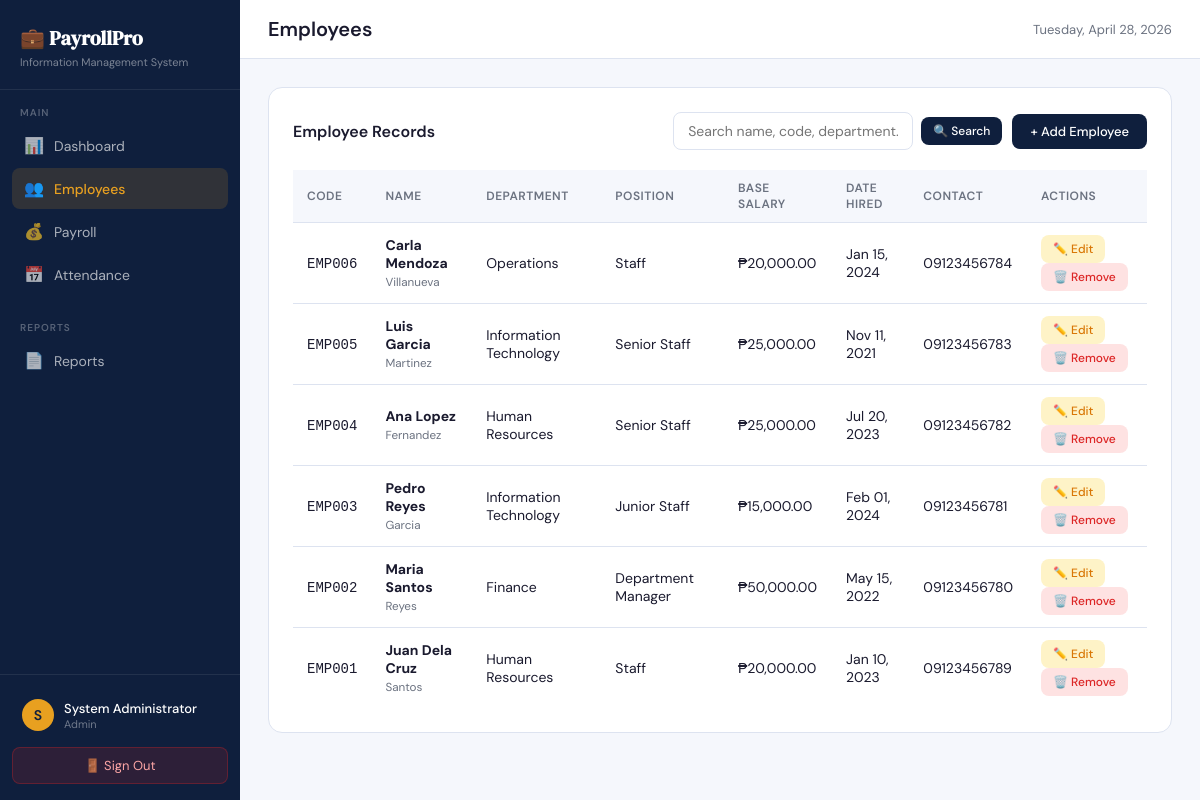
The page /pages/employees.php (signed in) on the database its author committed.
### tables this page shows
CREATE TABLE employees (
    employee_id        INT AUTO_INCREMENT PRIMARY KEY,
    employee_code      VARCHAR(20) UNIQUE,
    first_name         VARCHAR(50) NOT NULL,
    last_name          VARCHAR(50) NOT NULL,
    middle_name        VARCHAR(50),
    suffix             VARCHAR(10),
    gender             ENUM('Male','Female','Other','Prefer not to say'),
    birth_date         DATE,
    contact_number     VARCHAR(20),
    alternate_contact  VARCHAR(20),
    email              VARCHAR(100) UNIQUE,
    address            TEXT,
    bank_account_number VARCHAR(50),
    tin_number         VARCHAR(50),
    sss_number         VARCHAR(20),
    philhealth_number  VARCHAR(20),
    pagibig_number     VARCHAR(20),
    date_hired         DATE NOT NULL,
    date_regularized   DATE,
    date_resigned      DATE,
    status             ENUM('Active','Resigned','Terminated','On Leave') DEFAULT 'Active',
    department_id      INT,
    position_id        INT,
    supervisor_id      INT,
    created_at         TIMESTAMP DEFAULT CURRENT_TIMESTAMP,
    updated_at         TIMESTAMP DEFAULT CURRENT_TIMESTAMP ON UPDATE CURRENT_TIMESTAMP,
    FOREIGN KEY (department_id) REFERENCES departments(department_id),
    FOREIGN KEY (position_id)   REFERENCES positions(position_id),
    FOREIGN KEY (supervisor_id) REFERENCES employees(employee_id),
    INDEX idx_status      (status),
    INDEX idx_department  (department_id),
    INDEX idx_position    (position_id),
    INDEX idx_date_hired  (date_hired)
);

CREATE TABLE departments (
    department_id   INT AUTO_INCREMENT PRIMARY KEY,
    department_name VARCHAR(100) UNIQUE NOT NULL,
    description     TEXT,
    created_at      TIMESTAMP DEFAULT CURRENT_TIMESTAMP
);

CREATE TABLE positions (
    position_id              INT AUTO_INCREMENT PRIMARY KEY,
    position_name            VARCHAR(100) UNIQUE NOT NULL,
    position_level           VARCHAR(50),
    base_salary              DECIMAL(10,2) NOT NULL CHECK (base_salary >= 0),
    overtime_rate_multiplier DECIMAL(3,2) DEFAULT 1.5,
    created_at               TIMESTAMP DEFAULT CURRENT_TIMESTAMP
);

### pages/employees.php (the view, shortened to what this page needs)
<?php
$conn = getConnection();
$search = trim($_GET['search'] ?? '');
$searchSQL = '';
$employees = $conn->query("SELECT e.*, d.department_name, p.position_name, p.base_salary
    FROM employees e
    LEFT JOIN departments d ON e.department_id=d.department_id
    LEFT JOIN positions p ON e.position_id=p.position_id
    WHERE e.status='Active' $searchSQL
    ORDER BY e.employee_id DESC");
include '../includes/header.php';
?>
<div class="card">
    <div class="card-header">
        <span class="card-title">Employee Records</span>
        <div class="search-box">
            <form method="GET" style="display:flex;gap:8px;align-items:center">
                <input type="text" name="search" class="search-input"
                       placeholder="Search name, code, department…"
                       value="<?= htmlspecialchars($search) ?>">
                <button type="submit" class="btn btn-primary btn-sm">🔍 Search</button>
            </form>
            <button class="btn btn-primary" onclick="openModal()">+ Add Employee</button>
        </div>
    </div>
    <div class="table-wrap">
        <table>
            <thead>
                <tr>
                    <th>Code</th>
                    <th>Name</th>
                    <th>Department</th>
                    <th>Position</th>
                    <th>Base Salary</th>
                    <th>Date Hired</th>
                    <th>Contact</th>
                    <th>Actions</th>
                </tr>
            </thead>
            <tbody>
            <?php if ($employees->num_rows > 0): ?>
                <?php while($e = $employees->fetch_assoc()): ?>
                <tr>
                    <td><code><?= htmlspecialchars($e['employee_code']) ?></code></td>
                    <td>
                        <strong><?= htmlspecialchars($e['first_name'] . ' ' . $e['last_name']) ?></strong>
                        <?php if ($e['middle_name']): ?>
                        <br><small style="color:var(--muted)"><?= htmlspecialchars($e['middle_name']) ?></small>
                        <?php endif; ?>
                    </td>
                    <td><?= htmlspecialchars($e['department_name'] ?? '—') ?></td>
                    <td><?= htmlspecialchars($e['position_name'] ?? '—') ?></td>
                    <td>₱<?= number_format($e['base_salary'] ?? 0, 2) ?></td>
                    <td><?= $e['date_hired'] ? date('M d, Y', strtotime($e['date_hired'])) : '—' ?></td>
                    <td><?= htmlspecialchars($e['contact_number'] ?? '—') ?></td>
                    <td>
                        <button class="btn btn-warning btn-sm"
                            onclick="editEmployee(<?= htmlspecialchars(json_encode($e)) ?>)">
                            ✏️ Edit
                        </button>
                        <a href="?delete=<?= $e['employee_id'] ?>"
                           class="btn btn-danger btn-sm"
                           onclick="return confirm('Remove this employee from active list?')">
                            🗑️ Remove
                        </a>
                    </td>
                </tr>
                <?php endwhile; ?>
            <?php else: ?>
                <tr><td colspan="8" style="text-align:center;color:var(--muted);padding:32px">
                    <?= $search ? 'No employees match your search.' : 'No employees found. Add one!' ?>
                </td></tr>
            <?php endif; ?>
            </tbody>
        </table>
    </div>
</div>
<?php include '../includes/footer.php'; ?>

### includes/header.php (style rules this page uses)
*, *::before, *::after { box-sizing: border-box; margin: 0; padding: 0; }
:root { --navy: #0f1f3d; --blue: #1a3a6b; --accent: #e8a020; --light: #f5f7fc; --white: #ffffff; --text: #1a1a2e; --muted: #6b7280; --border: #dde3f0; --success: #16a34a; --danger: #dc2626; --warning: #d97706; --sidebar-w: 240px; }
body { font-family: 'DM Sans', sans-serif; background: var(--light); color: var(--text); display: flex; min-height: 100vh; }
.card { background: var(--white); border-radius: 14px; border: 1px solid var(--border); padding: 24px; margin-bottom: 20px; }
.card-header { display: flex; align-items: center; justify-content: space-between; margin-bottom: 20px; }
.card-title { font-size: 16px; font-weight: 600; color: var(--text); }
.btn { display: inline-flex; align-items: center; gap: 6px; padding: 9px 18px; border-radius: 8px; font-family: inherit; font-size: 13px; font-weight: 500; cursor: pointer; border: none; transition: all 0.15s; text-decoration: none; }
.btn-primary { background: var(--navy); color: var(--white); }
.btn-danger { background: #fee2e2; color: var(--danger); }
.btn-warning { background: #fef3c7; color: var(--warning); }
.btn-sm { padding: 6px 12px; font-size: 12px; }
.table-wrap { overflow-x: auto; }
table { width: 100%; border-collapse: collapse; font-size: 14px; }
th { background: var(--light); padding: 10px 14px; text-align: left; font-size: 12px; font-weight: 600; color: var(--muted); text-transform: uppercase; letter-spacing: 0.04em; border-bottom: 1px solid var(--border); }
td { padding: 12px 14px; border-bottom: 1px solid var(--border); color: var(--text); vertical-align: middle; }
tr:last-child td { border-bottom: none; }
.search-box { display: flex; align-items: center; gap: 10px; }
.search-input { padding: 9px 14px; border: 1.5px solid var(--border); border-radius: 8px; font-family: inherit; font-size: 14px; outline: none; width: 240px; transition: border-color 0.15s; }

### rows shown on the page
employees: employee_code "EMP006", first_name+last_name "Carla Mendoza", middle_name "Villanueva", department.department_name "Operations", position.position_name "Staff", position.base_salary "20,000.00", date_hired "Jan 15, 2024", contact_number "09123456784"
employees: employee_code "EMP005", first_name+last_name "Luis Garcia", middle_name "Martinez", department.department_name "Information Technology", position.position_name "Senior Staff", position.base_salary "25,000.00", date_hired "Nov 11, 2021", contact_number "09123456783"
employees: employee_code "EMP004", first_name+last_name "Ana Lopez", middle_name "Fernandez", department.department_name "Human Resources", position.position_name "Senior Staff", position.base_salary "25,000.00", date_hired "Jul 20, 2023", contact_number "09123456782"
employees: employee_code "EMP003", first_name+last_name "Pedro Reyes", middle_name "Garcia", department.department_name "Information Technology", position.position_name "Junior Staff", position.base_salary "15,000.00", date_hired "Feb 01, 2024", contact_number "09123456781"
employees: employee_code "EMP002", first_name+last_name "Maria Santos", middle_name "Reyes", department.department_name "Finance", position.position_name "Department Manager", position.base_salary "50,000.00", date_hired "May 15, 2022", contact_number "09123456780"
employees: employee_code "EMP001", first_name+last_name "Juan Dela Cruz", middle_name "Santos", department.department_name "Human Resources", position.position_name "Staff", position.base_salary "20,000.00", date_hired "Jan 10, 2023", contact_number "09123456789"

### other values the page prints
substr($user['name'], 0, 1) "S"
$user['name'] "System Administrator"
$user['role'] "Admin"
$currentPage "Employees"
